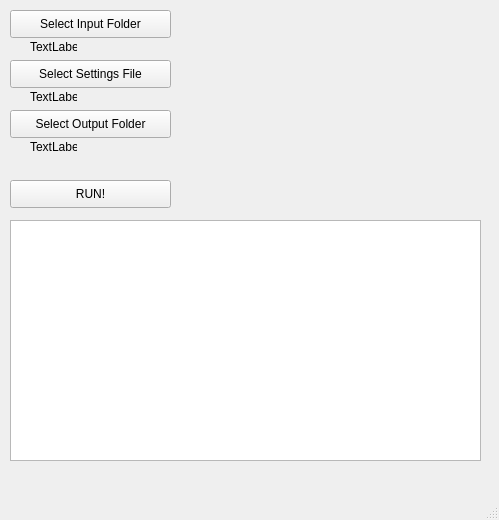
<?xml version="1.0" encoding="UTF-8"?>
<ui version="4.0">
 <class>MainWindow</class>
 <widget class="QMainWindow" name="MainWindow">
  <property name="geometry">
   <rect>
    <x>0</x>
    <y>0</y>
    <width>499</width>
    <height>520</height>
   </rect>
  </property>
  <property name="windowTitle">
   <string>MainWindow</string>
  </property>
  <widget class="QWidget" name="centralwidget">
   <widget class="QPushButton" name="pushButton_input">
    <property name="geometry">
     <rect>
      <x>10</x>
      <y>10</y>
      <width>161</width>
      <height>28</height>
     </rect>
    </property>
    <property name="text">
     <string>Select Input Folder</string>
    </property>
   </widget>
   <widget class="QPushButton" name="pushButton_settings">
    <property name="geometry">
     <rect>
      <x>10</x>
      <y>60</y>
      <width>161</width>
      <height>28</height>
     </rect>
    </property>
    <property name="text">
     <string>Select Settings File</string>
    </property>
   </widget>
   <widget class="QPushButton" name="pushButton_output">
    <property name="geometry">
     <rect>
      <x>10</x>
      <y>110</y>
      <width>161</width>
      <height>28</height>
     </rect>
    </property>
    <property name="text">
     <string>Select Output Folder</string>
    </property>
   </widget>
   <widget class="QPushButton" name="pushButton_run">
    <property name="geometry">
     <rect>
      <x>10</x>
      <y>180</y>
      <width>161</width>
      <height>28</height>
     </rect>
    </property>
    <property name="text">
     <string>RUN!</string>
    </property>
   </widget>
   <widget class="QLabel" name="label_input">
    <property name="geometry">
     <rect>
      <x>30</x>
      <y>40</y>
      <width>47</width>
      <height>13</height>
     </rect>
    </property>
    <property name="text">
     <string>TextLabel</string>
    </property>
   </widget>
   <widget class="QLabel" name="label_settings">
    <property name="geometry">
     <rect>
      <x>30</x>
      <y>90</y>
      <width>47</width>
      <height>13</height>
     </rect>
    </property>
    <property name="text">
     <string>TextLabel</string>
    </property>
   </widget>
   <widget class="QLabel" name="label_output">
    <property name="geometry">
     <rect>
      <x>30</x>
      <y>140</y>
      <width>47</width>
      <height>13</height>
     </rect>
    </property>
    <property name="text">
     <string>TextLabel</string>
    </property>
   </widget>
   <widget class="QTextEdit" name="textEdit_log">
    <property name="geometry">
     <rect>
      <x>10</x>
      <y>220</y>
      <width>471</width>
      <height>241</height>
     </rect>
    </property>
   </widget>
  </widget>
  <widget class="QMenuBar" name="menubar">
   <property name="geometry">
    <rect>
     <x>0</x>
     <y>0</y>
     <width>499</width>
     <height>26</height>
    </rect>
   </property>
  </widget>
  <widget class="QStatusBar" name="statusbar"/>
 </widget>
 <resources/>
 <connections/>
</ui>
